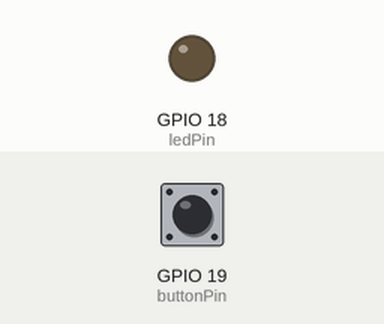
A program run on a simulated ESP32. Parts: output pins drawn as LEDs (lit = HIGH). The test bench sets the inputs (shaded band); at power-on: GPIO 19 (buttonPin) HIGH.

Above: at 1.2 s.
1.3 s: GPIO 19 (buttonPin) pulled LOW for 0.15 s
At 2.8 s:
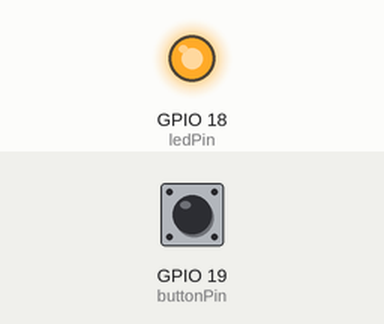
Timing chart, 0 to 4.3 s (numbered marks = the images above; inputs shaded):
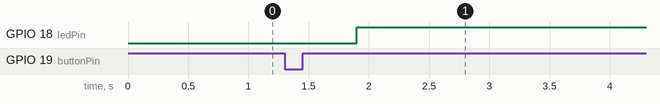

Measured:
- after the input at 1.3 s, GPIO 18 (ledPin): LOW → HIGH after 0.60 s

The program:

main.cpp
```cpp
#include <Arduino.h>
#include "LED.h"
#include <OneButton.h>

// Định nghĩa các chân cho LED và nút bấm
const int ledPin = 18;
const int buttonPin = 19;

// Tạo đối tượng LED và nút bấm
LED led(ledPin, HIGH);
OneButton button(buttonPin, true);

// Hàm xử lý khi nhấn nút ngắn (single click)
void btnPush() {
    led.flip();
}

// Hàm xử lý khi nhấn nút hai lần (double click)
void btnDoubleClick() {
    led.blink(200);
}

void setup() {
    led.off();
    button.attachClick(btnPush);
    button.attachDoubleClick(btnDoubleClick);
}

void loop() {
    led.loop();
    button.tick();
}
```
